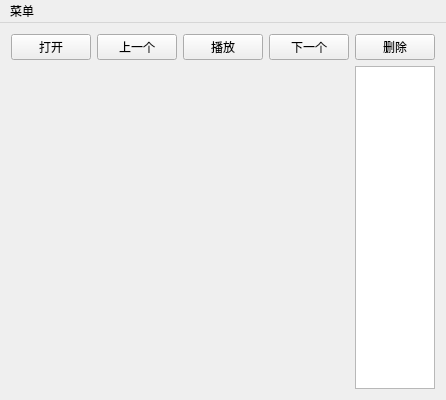
<?xml version="1.0" encoding="UTF-8"?>
<ui version="4.0">
 <class>MyPlayerClass</class>
 <widget class="QMainWindow" name="MyPlayerClass">
  <property name="geometry">
   <rect>
    <x>0</x>
    <y>0</y>
    <width>417</width>
    <height>400</height>
   </rect>
  </property>
  <property name="windowTitle">
   <string>MyPlayer</string>
  </property>
  <widget class="QWidget" name="centralWidget">
   <layout class="QGridLayout" name="gridLayout">
    <item row="0" column="0">
     <widget class="QPushButton" name="pushButtonAdd">
      <property name="text">
       <string>打开</string>
      </property>
      <property name="icon">
       <iconset resource="musicplayer.qrc">
        <normaloff>:/MusicPlayer/Resources/openfile.png</normaloff>:/MusicPlayer/Resources/openfile.png</iconset>
      </property>
     </widget>
    </item>
    <item row="0" column="1">
     <widget class="QPushButton" name="pushButtonBack">
      <property name="text">
       <string>上一个</string>
      </property>
      <property name="icon">
       <iconset resource="musicplayer.qrc">
        <normaloff>:/MusicPlayer/Resources/backward.png</normaloff>:/MusicPlayer/Resources/backward.png</iconset>
      </property>
     </widget>
    </item>
    <item row="0" column="2">
     <widget class="QPushButton" name="pushButtonPlay">
      <property name="text">
       <string>播放</string>
      </property>
      <property name="icon">
       <iconset resource="musicplayer.qrc">
        <normaloff>:/MusicPlayer/Resources/play.png</normaloff>:/MusicPlayer/Resources/play.png</iconset>
      </property>
     </widget>
    </item>
    <item row="0" column="3">
     <widget class="QPushButton" name="pushButtonNext">
      <property name="text">
       <string>下一个</string>
      </property>
      <property name="icon">
       <iconset resource="musicplayer.qrc">
        <normaloff>:/MusicPlayer/Resources/step.png</normaloff>:/MusicPlayer/Resources/step.png</iconset>
      </property>
     </widget>
    </item>
    <item row="0" column="4">
     <widget class="QPushButton" name="pushButtonDel">
      <property name="text">
       <string>删除</string>
      </property>
      <property name="icon">
       <iconset resource="musicplayer.qrc">
        <normaloff>:/MusicPlayer/Resources/mute.png</normaloff>:/MusicPlayer/Resources/mute.png</iconset>
      </property>
     </widget>
    </item>
    <item row="1" column="0" colspan="4">
     <widget class="QWidget" name="widget" native="true"/>
    </item>
    <item row="1" column="4">
     <widget class="QListWidget" name="listWidget"/>
    </item>
   </layout>
  </widget>
  <widget class="QMenuBar" name="menuBar">
   <property name="geometry">
    <rect>
     <x>0</x>
     <y>0</y>
     <width>417</width>
     <height>20</height>
    </rect>
   </property>
   <widget class="QMenu" name="menu_File">
    <property name="title">
     <string>菜单</string>
    </property>
    <addaction name="actionExit"/>
   </widget>
   <addaction name="menu_File"/>
  </widget>
  <action name="actionExit">
   <property name="text">
    <string>退出</string>
   </property>
  </action>
 </widget>
 <layoutdefault spacing="6" margin="11"/>
 <resources>
  <include location="musicplayer.qrc"/>
 </resources>
 <connections>
  <connection>
   <sender>actionExit</sender>
   <signal>triggered()</signal>
   <receiver>MyPlayerClass</receiver>
   <slot>close()</slot>
   <hints>
    <hint type="sourcelabel">
     <x>-1</x>
     <y>-1</y>
    </hint>
    <hint type="destinationlabel">
     <x>20</x>
     <y>20</y>
    </hint>
   </hints>
  </connection>
 </connections>
</ui>
